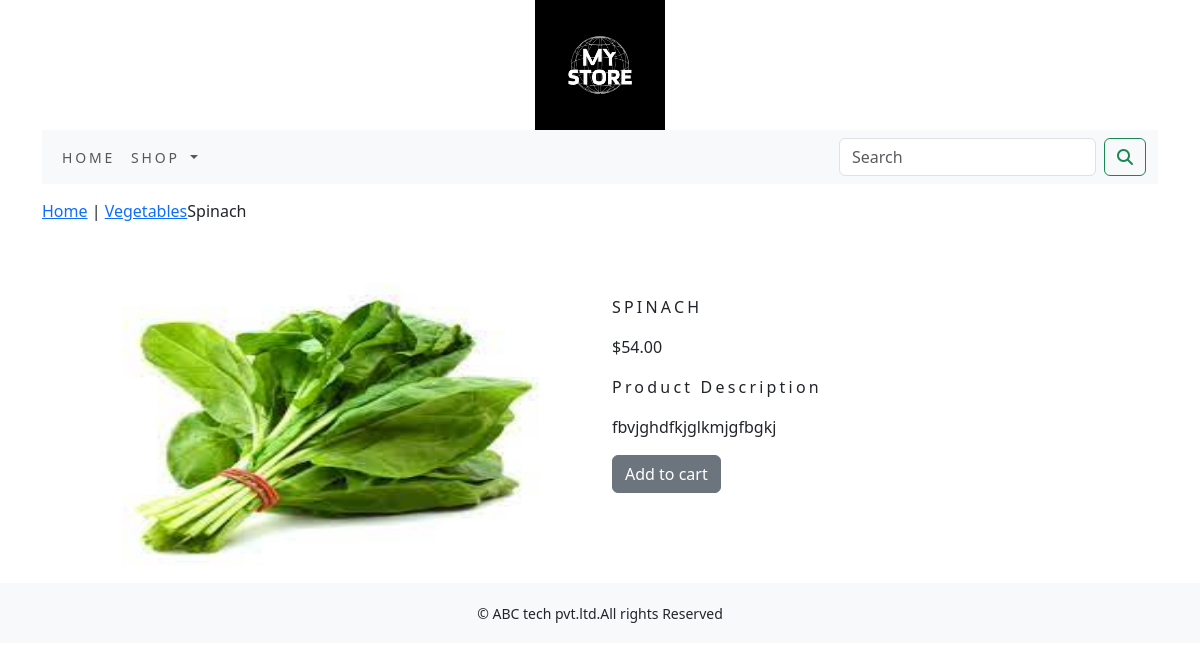
Screenshot of /shop/vegetables/spinach with the database file from the repository.
### shop/models.py (models this page shows, shortened)
class Product(models.Model):
    name=models.CharField(max_length=250, unique=True)
    slug=models.SlugField(max_length=250, unique=True)
    desc=models.TextField(blank=True)
    price=models.DecimalField(max_digits=10, decimal_places=2)
    category=models.ForeignKey(Category, on_delete=models.CASCADE)
    stock=models.IntegerField()
    img = models.ImageField(upload_to='category', blank=True)
    available=models.BooleanField(default=True)
    created=models.DateField(auto_now_add=True)
    updated=models.DateField(auto_now=True)
    class Meta:
        ordering = ('name',)
        verbose_name = 'product'
        verbose_name_plural = 'products'

class Category(models.Model):
    name=models.CharField(max_length=250, unique=True)
    slug=models.SlugField(max_length=250, unique=True)
    desc=models.TextField(blank=True)
    image=models.ImageField(upload_to='category', blank=True)
    class Meta:
        ordering=('name',)
        verbose_name='category'
        verbose_name_plural='categories'
    def get_url(self):
        return reverse('shop:products_by_category',args=[self.slug])
    def __str__(self):
        return '{}'.format(self.name)

### shop/views.py (the view)
# urls.py: path('<slug:c_slug>/<slug:product_slug>',views.proDetail, name='prodCatdetail'),
def proDetail(request,c_slug,product_slug):
    try:
        product=Product.objects.get(category__slug=c_slug,slug=product_slug)
    except Exception as e:
        raise e
    return render(request,'product.html',{'product':product})

### cart/context_processors.py (called while the page is built)
def counter(request):
    item_count=0
    if 'admin' in request.path:
        return{}
    else:
        try:
            cart=Cart.objects.filter(cart_id=_cart_id(request))
            car_items=CartItem.objects.all().filter(cart=cart[:1])
            for cart_item in car_items:
                item_count += cart_item.quantity
        except Cart.DoesnotExist:
            item_count=0
    return dict(item_count=item_count)

### cart/views.py (called while the page is built)
def _cart_id(request):
    cart=request.session.session_key
    if not cart:
        cart=request.session.create()
    return cart

### shop/context processors.py (called while the page is built)
def menu_links(request):
    links=Category.objects.all()
    return dict(links=links)

### templates/product.html (shortened to what this page needs)
{% extends 'base.html' %}
{% load static %}
{% block content %}
<div class="row my_prod_row_class">
    <div class="mx-auto">
        <p><a href ="{% url 'shop:allProdCat' %}"> Home</a> | <a href="{{product.category.get_url}}">{{product.category}}</a>{{product.name}}</p>
    </div>
</div>
<div class="container">
<br>
<div class="row">
    <div class="col-12 col-sm-12 col-md-12 col-lg-6 text-center">
        <div style="min-width:18em">
            <img class="card-img-top my_image" src ="{{product.img.url}}" alt="{{product.name}}" >
        </div>
    </div>
        <div class="col-12 col-sm-12 col-md-12 col-lg-6">
            <div>
            <h1 class="my_prod_title">{{product.name}}</h1>
            <p>${{product.price}}</p>
            <p class="my_title">Product Description</p>
            <p class="text-justify my_prod-text">{{product.desc}}</p>
            {% if product.stock <= 0 %}
                <p class="text-justify my_prod_text"><b>Out of Stock</b></p>
            {% else %}
            <a class="btn btn-secondary" href="{% url 'cart:add_cart' product.id %}">Add to cart</a>
            {% endif %}
        </div>
    </div>
</div>
    </div>
</div>
{% endblock %}

### static/css/custom.css (style rules this page uses)
body { font-family: 'Roboto', sans-serif; }
.my_image { width:100%; height:300px; }
.my_title { font-size:16px; text_transform:uppercase; letter-spacing: .2em; }
.my_prod_row_class { padding-top:15px; padding-bottom:20px; }
.my_prod_title { font-size:16px; text-transform:uppercase; letter-spacing: .2em; padding-top:15px; padding-bottom:10px; }
.my_prod-text { padding-right:20px; }

### rows the page displays
Product: category "Vegetables", name "Spinach", img (picture), name "SPINACH", price "54.00", desc "fbvjghdfkjglkmjgfbgkj"
